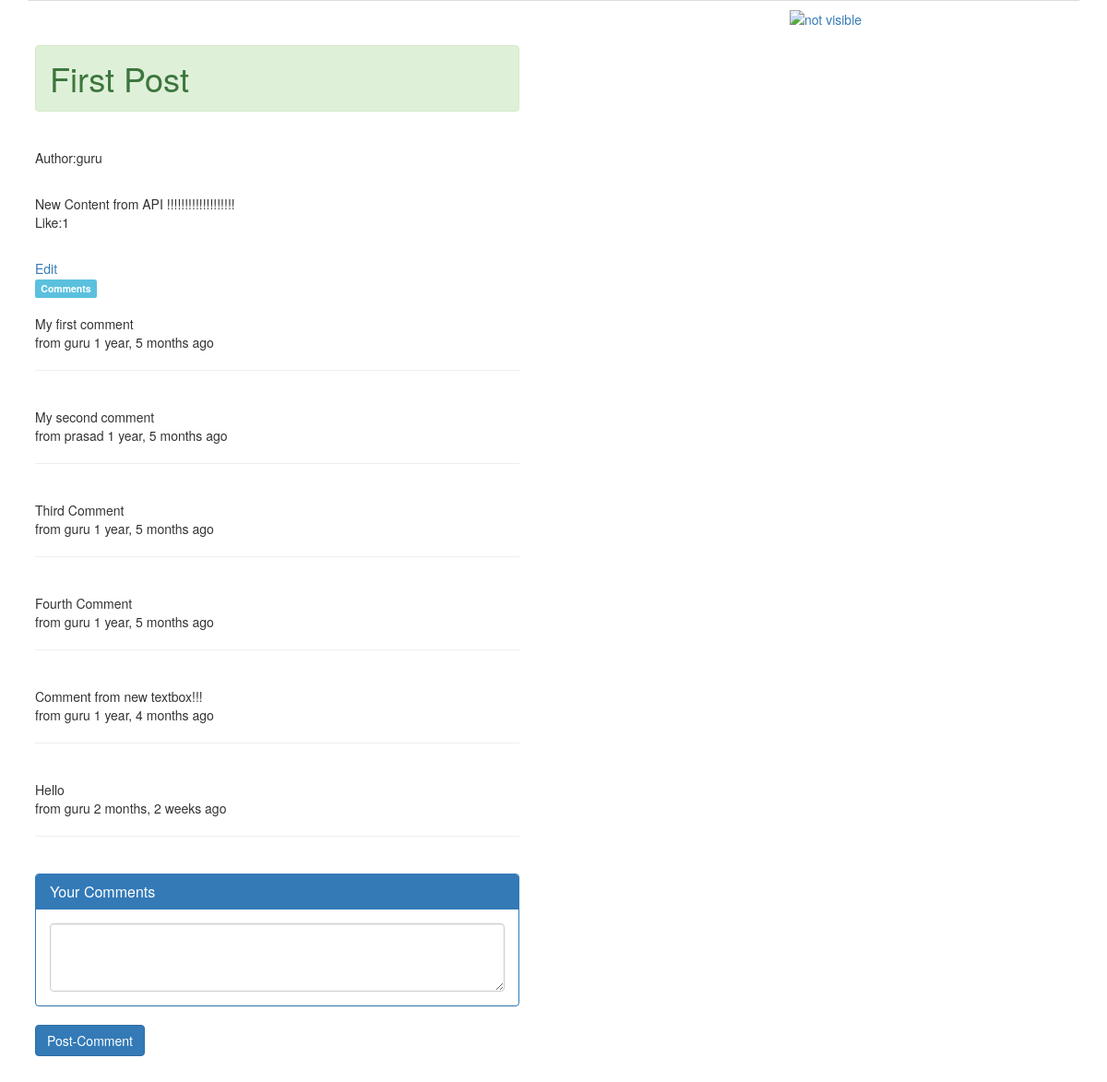
The app's page /first-post/ (signed in) with its own data.
### ecommerce/models.py (models this page shows, shortened)
class post(models.Model):
    user = models.ForeignKey(settings.AUTH_USER_MODEL,default=1)
    title = models.CharField(max_length=120)
    slug = models.SlugField(unique=True)
    content = models.TextField()
    updated = models.DateTimeField(auto_now_add=True,auto_now=False)
    likes = models.ManyToManyField(settings.AUTH_USER_MODEL,blank=True,related_name='post_likes')
    class Meta:
        permissions = (("Can_Modify","Can Modify the blog content"),)
        ordering = ('-updated',)

### comments/models.py (models this page shows)
class Comments(models.Model):
    user = models.ForeignKey(settings.AUTH_USER_MODEL,default=1)
    post = models.ForeignKey(post)
    content = models.TextField()
    timestamp = models.DateTimeField(auto_now_add=True)

### ecommerce/views.py (the view)
# urls.py: url(r'^(?P<slug>[\w-]+)/$', post_detail, name='detail'),
def post_detail( request, slug ):
    instance = get_object_or_404( post, slug=slug )
    if request.method == 'POST':
        comments_data = request.POST[ 'comments' ]
        new_comment,created = Comments.objects.get_or_create(
            user = request.user,
            content = comments_data,
            post = instance )
    context = {
        "title": instance.title,
        "instance": instance,
    }
    response = render(request, 'post_detail.html', context)
    visits = request.session.get('visits', 0)
    request.session['visits'] = visits + 1
    return response

### ecommerce/templates/post_detail.html
{% extends 'base.html' %}
{% block content %}
    <div class="row">
        <div class="col-md-8">
            <h1 class="alert alert-success page-header">{{ title }}</h1>
            <br>
            <p>Author:{{instance.user}}</p>
            <br>
            {{ instance.content }}
            <p>Like:{{instance.likes.count}}</p>
            <br>
            <a href="edit">Edit</a>
            <br>
            <p class="label label-info">Comments</p>
            <br>
            <br>
            {%for comnt in instance.comments_set.all%}
            {{ comnt.content }}
            <br>
            from {{comnt.user}} {{comnt.timestamp|timesince}} ago
            <hr/>
            <br>
            {%endfor%}
            <div>
                <form method="post" action=".">{% csrf_token %}
                    <div class="panel panel-primary">
                        <div class="panel-heading">
                            <h3 class="panel-title">Your Comments</h3>
                        </div>
                        <div class="panel-body">
                            <textarea class="form-control" name="comments" id="comments" rows="3"></textarea>
                        </div>
                    </div>
                    <input type="submit" class="btn btn-primary" value="Post-Comment">
                </form>
            </div>
        </div>
    </div>
{% endblock %}

### records on screen
post: title "First Post", user "guru", content "New Content from API !!!!!!!!!!!!!!!!!!!", likes.count "1"
Comments: content "My first comment", user "guru", timestamp "1 year, 5 months"
Comments: content "My second comment", user "prasad", timestamp "1 year, 5 months"
Comments: content "Third Comment", user "guru", timestamp "1 year, 5 months"
Comments: content "Fourth Comment", user "guru", timestamp "1 year, 5 months"
Comments: content "Comment from new textbox!!!", user "guru", timestamp "1 year, 4 months"
Comments: content "Hello", user "guru", timestamp "2 months, 2 weeks"
